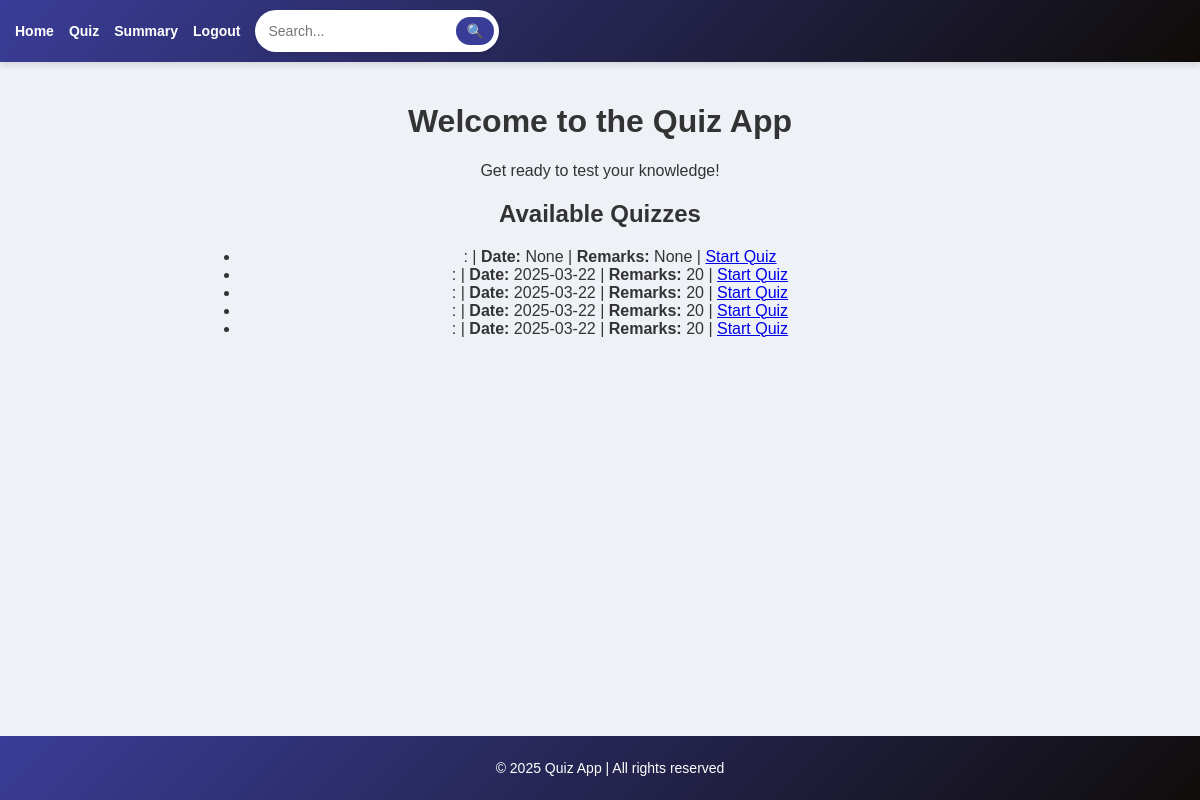
/user_dashboard (signed in), run on an earlier commit of the app's database.
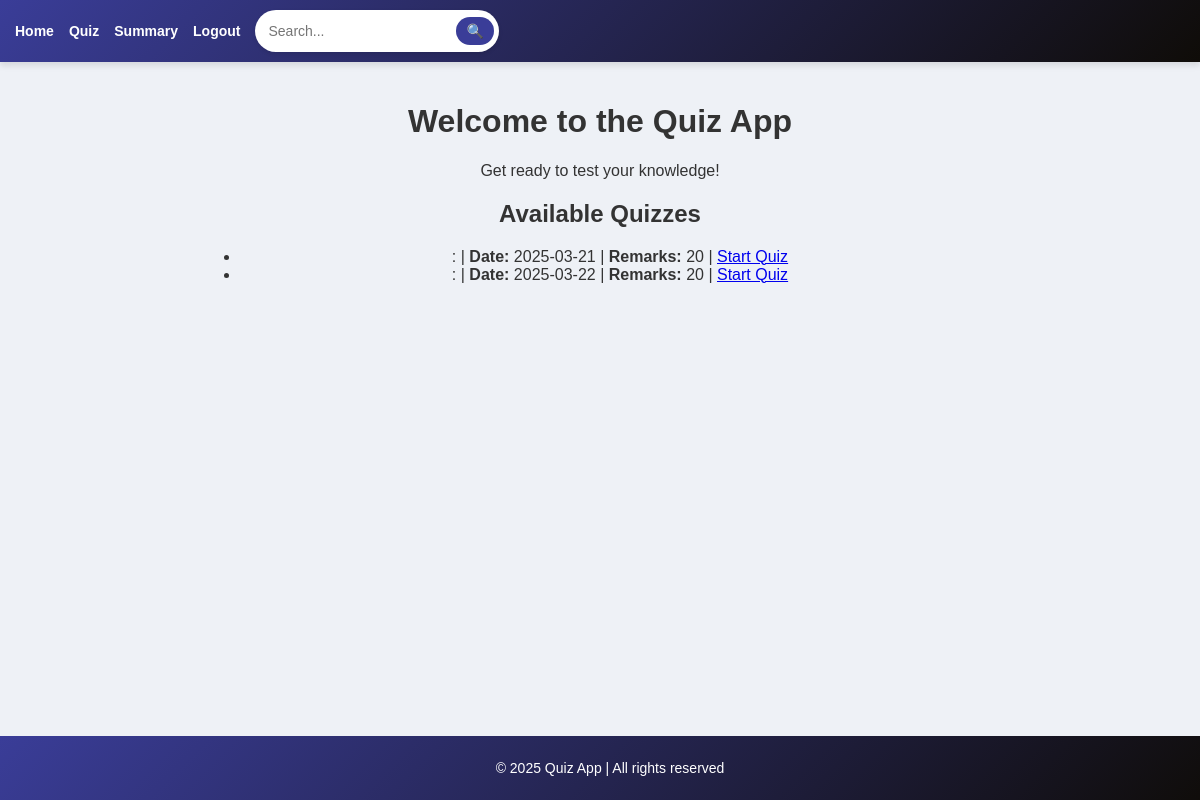
And on a later commit of the database.
### models.py (models this page shows, shortened)
class Quiz(db.Model):
    __tablename__ = 'quiz'
    id = db.Column(db.Integer, primary_key=True)
    chapter_id = db.Column(db.Integer, db.ForeignKey('chapters.id'), nullable=False)
    name = db.Column(db.String(225), unique=True, nullable=False)
    date_of_quiz = db.Column(db.Date, nullable=True)
    time_duration = db.Column(db.Integer, nullable=True)
    remarks = db.Column(db.String(255), nullable=True)
    chapter = db.relationship('Chapter', back_populates='quizzes')
    scores = db.relationship('Score', backref='quiz', lazy=True)

### app.py (the view)
@app.route('/user_dashboard')
@user_required
def user_dashboard():
    quiz = Quiz.query.order_by(Quiz.date_of_quiz).all()
    return render_template('user_dashboard.html', quiz=quiz)

### app.py (called while the page is built)
def user_required(f):
    @wraps(f)
    def decorated_function(*args, **kwargs):
        if "user_id" not in session or session.get('user_role') != 'user':
            flash("Unauthorized access!", "danger")
            return redirect(url_for("login"))
        return f(*args, **kwargs)
    return decorated_function

### templates/user_dashboard.html (shortened to what this page needs)
{% extends 'base.html' %}
{% block content %}
    <h1 class="text-center">Welcome to the Quiz App</h1>
    <p class="text-center">Get ready to test your knowledge!</p>
    <h2 class="text-center">Available Quizzes</h2>
    <ul class="list-group">
        {% for quiz in quiz %}
        <li class="list-group-item">
            <strong>{{ quiz.title }}</strong>: {{ quiz.description }} |
            <strong>Date:</strong> {{ quiz.date_of_quiz }} |
            <strong>Remarks:</strong> {{ quiz.remarks }} |
            <a class="btn btn-primary btn-sm float-end" href="{{ url_for('start_quiz', quiz_id=quiz.id) }}">Start Quiz</a>
        </li>
        {% else %}
            <li class="list-group-item">No quizzes available at the moment.</li>
        {% endfor %}
    </ul>
{% endblock %}

### templates/base.html (shortened to what this page needs)
<!DOCTYPE html>
<html lang="en">
<head>
</head>
<body>
    <nav>
        <ul>
            <li><a href="{{ url_for('index') }}">Home</a></li>
            <li><a href="{{ url_for('get_quiz') }}">Quiz</a></li>
            <li><a href="{{ url_for('summary') }}">Summary</a></li>
            <li><a href="{{ url_for('logout') }}">Logout</a></li>
            <li>
                <form action="{{ url_for('search') }}" method="GET" class="search-form">
                    <input type="text" name="query" placeholder="Search..." required>
                    <button type="submit">🔍</button>
                </form>
            </li>
        </ul>
    </nav>
    <main>
        {% block content %}
        {% endblock %}
    </main>
    <footer>
        <p>&copy; 2025 Quiz App | All rights reserved</p>
    </footer>
</body>
</html>

### templates/base.html (style rules this page uses)
form { background: white; padding: 10px; border-radius: 10px; box-shadow: 0px 5px 15px rgba(0, 0, 0, 0.1); }
input, select { border: 2px solid #3a3d98; border-radius: 10px; padding: 8px; }
button { font-size: 14px; font-weight: bold; padding: 8px 12px; }
body { font-family: 'Poppins', Arial, sans-serif; margin: 0; padding: 0; background-color: #eef1f6; color: #333; }
nav { background: linear-gradient(135deg, #3a3d98, #0f0c08); padding: 10px 15px; box-shadow: 0 4px 6px rgba(0, 0, 0, 0.1); }
nav ul { list-style: none; padding: 0; margin: 0; display: flex; align-items: center; }
nav ul li { margin-right: 15px; }
nav ul li a { color: white; text-decoration: none; font-weight: bold; font-size: 14px; transition: color 0.3s; }
.search-form { display: flex; align-items: center; background: white; border-radius: 25px; padding: 5px; box-shadow: 0 2px 4px rgba(0, 0, 0, 0.1); }
.search-form input { padding: 8px; border: none; border-radius: 25px; outline: none; width: 180px; font-size: 14px; }
.search-form button { padding: 6px 10px; background-color: #3a3d98; color: white; border: none; border-radius: 25px; cursor: pointer; font-size: 14px; transition: background 0.3s; }
main { padding: 20px; text-align: center; max-width: 800px; margin: auto; }
footer { text-align: center; padding: 10px; background: linear-gradient(135deg, #3a3d98, #0f0c08); color: white; position: fixed; bottom: 0; width: 100%; font-size: 14px; }

What changed in the data, as far as the page shows it:
removed Quiz: date_of_quiz "2025-03-22", remarks "20"
removed Quiz: date_of_quiz "2025-03-22", remarks "20"
removed Quiz: date_of_quiz "2025-03-22", remarks "20"
changed Quiz (number 1 of 2 on the later page): date_of_quiz "None" → "2025-03-21"; remarks "None" → "20"
